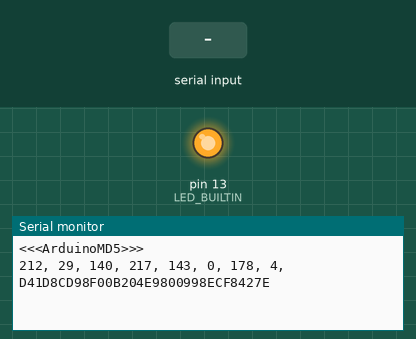
Recording of a sketch running on a simulated Arduino Uno, built with avr-gcc and run on an emulated ATmega328P. Shown: output pins drawn as LEDs (lit = HIGH), the last lines printed to the serial monitor. The inputs (shaded band) are chosen by the test bench.

Above: at 1.2 s.
1.3 s: "1\n" received over Serial
At 2.4 s:
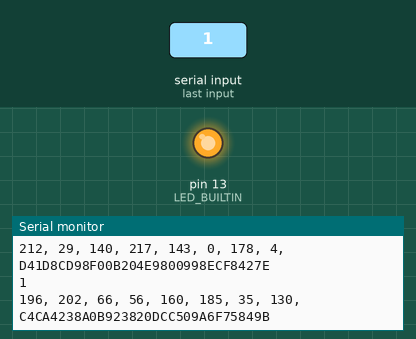
2.8 s: "0\n" received over Serial
At 3.6 s:
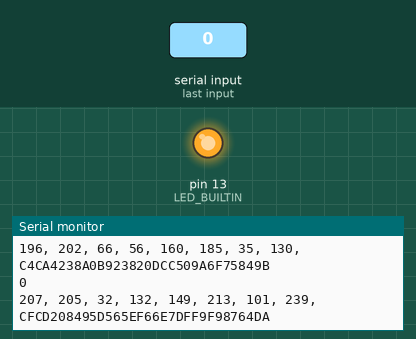
4.3 s: "2\n" received over Serial
At 4.7 s:
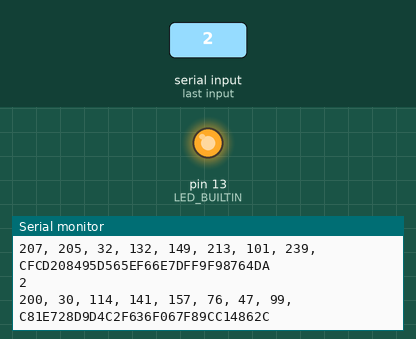
Timing chart, 0 to 7.3 s (numbered marks = the images above; inputs shaded):
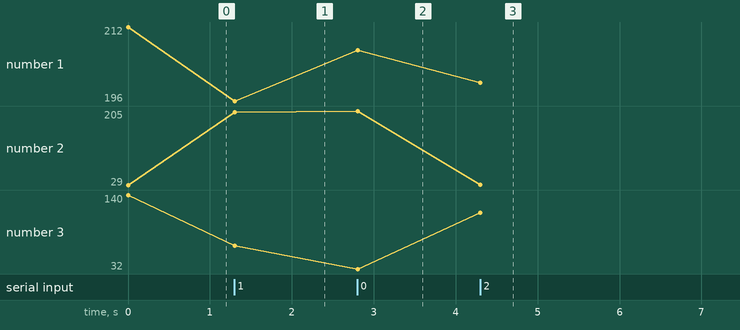

The sketch:

ArduinoMD5.ino
```cpp
//#include "global.h"
//#include "md5.h"

#define DEFAULT_MD5 "d41d8cd98f00b204e9800998ecf8427e" //for empty string
#define DEFAULT_MD5_HEX 0xD41D8CD98F00B204E9800998ECF8427E //might be limited

#define DEFAULT_MD5_HEX_A 0xD41D8CD9 //might be limited
#define DEFAULT_MD5_HEX_B 0x8F00B204 //might be limited
#define DEFAULT_MD5_HEX_C 0xE9800998 //might be limited
#define DEFAULT_MD5_HEX_D 0xECF8427E //might be limited

#define DEFAULT_MD5_HEX_00 0xD4
#define DEFAULT_MD5_HEX_01 0x1D
#define DEFAULT_MD5_HEX_02 0x8C
#define DEFAULT_MD5_HEX_03 0xD9
#define DEFAULT_MD5_HEX_04 0x8F
#define DEFAULT_MD5_HEX_05 0x00
#define DEFAULT_MD5_HEX_06 0xB2
#define DEFAULT_MD5_HEX_07 0x04
#define DEFAULT_MD5_HEX_08 0xE9
#define DEFAULT_MD5_HEX_09 0x80
#define DEFAULT_MD5_HEX_0A 0x09
#define DEFAULT_MD5_HEX_0B 0x98
#define DEFAULT_MD5_HEX_0C 0xEC
#define DEFAULT_MD5_HEX_0D 0xF8
#define DEFAULT_MD5_HEX_0E 0x42
#define DEFAULT_MD5_HEX_0F 0x7E

typedef int INT; //INT defines a four byte 32-bit signed integer
typedef unsigned int UINT; //UINT defines a four byte 32-bit unsigned integer
typedef unsigned char BYTE; //BYTE defines an unsigned 8-bit character

typedef unsigned char* POINTER; //POINTER defines a generic pointer type
typedef unsigned short int UINT2; //UINT2 defines a two byte word
typedef unsigned long int UINT4; //UINT4 defines a four byte word

typedef struct
{
    UINT4 state[4]; //state (ABCD)
    UINT4 count[2]; //number of bits, modulo 2^64 (lsb first)
    BYTE buffer[64]; //input buffer
}   MD5_CTX;

void MD5Init(MD5_CTX* context);
void MD5Process(MD5_CTX* context, POINTER input, UINT len);
void MD5Final(BYTE digest[16], MD5_CTX* context);

void MD5Transform(UINT4 state[4], BYTE block[64]);
void Encode(POINTER output, UINT4* input, UINT len);
void Decode(UINT4* output, POINTER input, UINT len);
void MD5_memcpy(POINTER output, POINTER input, UINT len);
void MD5_memset(POINTER output, INT value, UINT len);

#define S11 7
#define S12 12
#define S13 17
#define S14 22
#define S21 5
#define S22 9
#define S23 14
#define S24 20
#define S31 4
#define S32 11
#define S33 16
#define S34 23
#define S41 6
#define S42 10
#define S43 15
#define S44 21

BYTE PADDING[64] =
{
    0x80, 0, 0, 0, 0, 0, 0, 0, 0, 0, 0, 0, 0, 0, 0, 0, 0, 0, 0, 0, 0, 0,
    0, 0, 0, 0, 0, 0, 0, 0, 0, 0, 0, 0, 0, 0, 0, 0, 0, 0, 0, 0, 0, 0, 0,
    0, 0, 0, 0, 0, 0, 0, 0, 0, 0, 0, 0, 0, 0, 0, 0, 0, 0, 0
};

//F, G, H and I are MD5 functions
#define F(x, y, z) ((x & y) | ((~x) & z))
#define G(x, y, z) ((x & z) | (y & (~z)))
#define H(x, y, z) (x ^ y ^ z)
#define I(x, y, z) (y ^ (x | (~z)))

//ROTATE_LEFT rotates x left n bits
#define ROTATE_LEFT(x, n) ((x << n) | (x >> (32 - n)))

//FF, GG, HH, and II transformations for rounds 1, 2, 3 and 4
//Rotation is separate from addition to prevent recomputation
#define FF(a, b, c, d, x, s, ac) \
{ \
    a += F(b, c, d) + x + (UINT4)(ac); \
    a = ROTATE_LEFT(a, s); \
    a += (b); \
}
#define GG(a, b, c, d, x, s, ac) \
{ \
    a += G(b, c, d) + x + (UINT4)(ac); \
    a = ROTATE_LEFT(a, s); \
    a += (b); \
}
#define HH(a, b, c, d, x, s, ac) \
{ \
    a += H(b, c, d) + x + (UINT4)(ac); \
    a = ROTATE_LEFT(a, s); \
    a += (b); \
}
#define II(a, b, c, d, x, s, ac) \
{ \
    a += I(b, c, d) + x + (UINT4)(ac); \
    a = ROTATE_LEFT(a, s); \
    a += b; \
}

//Begins an MD5 operation, writing a new context
void MD5Init(MD5_CTX* context)
{
    context->count[0] = context->count[1] = 0;
    context->state[0] = 0x67452301;
    context->state[1] = 0xefcdab89;
    context->state[2] = 0x98badcfe;
    context->state[3] = 0x10325476;
}

//MD5 block update operation continues an MD5 message-digest operation
//processing another message block and updating the context
void MD5Process(MD5_CTX* context, POINTER input, UINT len)
{
    UINT i, index, part = 0;
    index = (UINT)((context->count[0] >> 3) & 0x3F); //mod 64
    if ((context->count[0] += ((UINT4)len << 3)) < ((UINT4)len << 3))
    {
        context->count[1]++;
    }
    context->count[1] += ((UINT4)len >> 29);
    part = 64 - index;
    if (len >= part)
    {
        MD5_memcpy((POINTER)&context->buffer[index], (POINTER)input, part);
        MD5Transform(context->state, context->buffer);
        for (i = part; i + 63 < len; i += 64)
        {
            MD5Transform(context->state, &input[i]);
        }
        index = 0;
    }
    else { i = 0; }
    MD5_memcpy((POINTER)&context->buffer[index], (POINTER)&input[i], len - i);
}

//Ends an MD5 message-digest operation by writing the message digest
void MD5Final(BYTE digest[16], MD5_CTX* context)
{
    BYTE bits[8] = "";
    UINT index, pad = 0;
    Encode(bits, context->count, 8);

    index = (UINT)((context->count[0] >> 3) & 0x3f);
    pad = (index < 56) ? (56 - index) : (120 - index);
    MD5Process(context, PADDING, pad);

    MD5Process(context, bits, 8);
    Encode(digest, context->state, 16);
    MD5_memset((POINTER)context, 0, sizeof(*context));
}

//Basic transformation of state based on block
void MD5Transform(UINT4 state[4], BYTE block[64])
{
    UINT4 a = state[0], b = state[1], c = state[2], d = state[3], x[16] = {};
    Decode(x, block, 64);

    //Round 1
    FF(a, b, c, d, x[ 0], S11, 0xd76aa478); //1
    FF(d, a, b, c, x[ 1], S12, 0xe8c7b756); //2
    FF(c, d, a, b, x[ 2], S13, 0x242070db); //3
    FF(b, c, d, a, x[ 3], S14, 0xc1bdceee); //4
    FF(a, b, c, d, x[ 4], S11, 0xf57c0faf); //5
    FF(d, a, b, c, x[ 5], S12, 0x4787c62a); //6
    FF(c, d, a, b, x[ 6], S13, 0xa8304613); //7
    FF(b, c, d, a, x[ 7], S14, 0xfd469501); //8
    FF(a, b, c, d, x[ 8], S11, 0x698098d8); //9
    FF(d, a, b, c, x[ 9], S12, 0x8b44f7af); //10
    FF(c, d, a, b, x[10], S13, 0xffff5bb1); //11
    FF(b, c, d, a, x[11], S14, 0x895cd7be); //12
    FF(a, b, c, d, x[12], S11, 0x6b901122); //13
    FF(d, a, b, c, x[13], S12, 0xfd987193); //14
    FF(c, d, a, b, x[14], S13, 0xa679438e); //15
    FF(b, c, d, a, x[15], S14, 0x49b40821); //16

    //Round 2
    GG(a, b, c, d, x[ 1], S21, 0xf61e2562); //17
    GG(d, a, b, c, x[ 6], S22, 0xc040b340); //18
    GG(c, d, a, b, x[11], S23, 0x265e5a51); //19
    GG(b, c, d, a, x[ 0], S24, 0xe9b6c7aa); //20
    GG(a, b, c, d, x[ 5], S21, 0xd62f105d); //21
    GG(d, a, b, c, x[10], S22, 0x02441453); //22
    GG(c, d, a, b, x[15], S23, 0xd8a1e681); //23
    GG(b, c, d, a, x[ 4], S24, 0xe7d3fbc8); //24
    GG(a, b, c, d, x[ 9], S21, 0x21e1cde6); //25
    GG(d, a, b, c, x[14], S22, 0xc33707d6); //26
    GG(c, d, a, b, x[ 3], S23, 0xf4d50d87); //27
    GG(b, c, d, a, x[ 8], S24, 0x455a14ed); //28
    GG(a, b, c, d, x[13], S21, 0xa9e3e905); //29
    GG(d, a, b, c, x[ 2], S22, 0xfcefa3f8); //30
    GG(c, d, a, b, x[ 7], S23, 0x676f02d9); //31
    GG(b, c, d, a, x[12], S24, 0x8d2a4c8a); //32

    //Round 3
    HH(a, b, c, d, x[ 5], S31, 0xfffa3942); //33
    HH(d, a, b, c, x[ 8], S32, 0x8771f681); //34
    HH(c, d, a, b, x[11], S33, 0x6d9d6122); //35
    HH(b, c, d, a, x[14], S34, 0xfde5380c); //36
    HH(a, b, c, d, x[ 1], S31, 0xa4beea44); //37
    HH(d, a, b, c, x[ 4], S32, 0x4bdecfa9); //38
    HH(c, d, a, b, x[ 7], S33, 0xf6bb4b60); //39
    HH(b, c, d, a, x[10], S34, 0xbebfbc70); //40
    HH(a, b, c, d, x[13], S31, 0x289b7ec6); //41
    HH(d, a, b, c, x[ 0], S32, 0xeaa127fa); //42
    HH(c, d, a, b, x[ 3], S33, 0xd4ef3085); //43
    HH(b, c, d, a, x[ 6], S34, 0x04881d05); //44
    HH(a, b, c, d, x[ 9], S31, 0xd9d4d039); //45
    HH(d, a, b, c, x[12], S32, 0xe6db99e5); //46
    HH(c, d, a, b, x[15], S33, 0x1fa27cf8); //47
    HH(b, c, d, a, x[ 2], S34, 0xc4ac5665); //48

    //Round 4
    II(a, b, c, d, x[ 0], S41, 0xf4292244); //49
    II(d, a, b, c, x[ 7], S42, 0x432aff97); //50
    II(c, d, a, b, x[14], S43, 0xab9423a7); //51
    II(b, c, d, a, x[ 5], S44, 0xfc93a039); //52
    II(a, b, c, d, x[12], S41, 0x655b59c3); //53
    II(d, a, b, c, x[ 3], S42, 0x8f0ccc92); //54
    II(c, d, a, b, x[10], S43, 0xffeff47d); //55
    II(b, c, d, a, x[ 1], S44, 0x85845dd1); //56
    II(a, b, c, d, x[ 8], S41, 0x6fa87e4f); //57
    II(d, a, b, c, x[15], S42, 0xfe2ce6e0); //58
    II(c, d, a, b, x[ 6], S43, 0xa3014314); //59
    II(b, c, d, a, x[13], S44, 0x4e0811a1); //60
    II(a, b, c, d, x[ 4], S41, 0xf7537e82); //61
    II(d, a, b, c, x[11], S42, 0xbd3af235); //62
    II(c, d, a, b, x[ 2], S43, 0x2ad7d2bb); //63
    II(b, c, d, a, x[ 9], S44, 0xeb86d391); //64

    state[0] += a;
    state[1] += b;
    state[2] += c;
    state[3] += d;

    MD5_memset((POINTER)x, 0, sizeof(x));
}

//Encodes input (UINT4) into output (BYTE) (assuming len is a multiple of 4)
void Encode(POINTER output, UINT4* input, UINT len)
{
    for (UINT i = 0, j = 0; j < len; ++i, j += 4)
    {
        output[j]   = (BYTE) (input[i]        & 0xff);
        output[j+1] = (BYTE)((input[i] >>  8) & 0xff);
        output[j+2] = (BYTE)((input[i] >> 16) & 0xff);
        output[j+3] = (BYTE)((input[i] >> 24) & 0xff);
    }
}

//Decodes input (BYTE) into output (UINT4) (assuming len is a multiple of 4)
void Decode(UINT4* output, POINTER input, UINT len)
{
    for (UINT i = 0, j = 0; j < len; ++i, j += 4)
    {
        output[i] =  ((UINT4)input[j])
                  | (((UINT4)input[j+1]) << 8)
                  | (((UINT4)input[j+2]) << 16)
                  | (((UINT4)input[j+3]) << 24);
    }
}

//Replace for loop with standard memcpy if possible
void MD5_memcpy(POINTER output, POINTER input, UINT len)
{
    for (UINT i = 0; i < len; ++i) { output[i] = input[i]; }
}

//Replace for loop with standard memset if possible
void MD5_memset(POINTER output, INT value, UINT len)
{
    for (UINT i = 0; i < len; ++i) { ((char*)output)[i] = (char)value; }
}

size_t n = 0;
size_t p = 0;
char c = '\0';
int ic = 0;
const size_t max_str = 255;
char buffer[max_str] = "";

void process(String message, size_t span)
{
    Serial.println(message.c_str());
    BYTE digest[16] = "";
    MD5_CTX context;
    MD5Init(&context);
    MD5Process(&context, message.c_str(), span);
    MD5Final(digest, &context);
    for (size_t i = 0; i < 8; ++i)
    {
        Serial.print(digest[i]);
        Serial.print(", ");
    }
    Serial.println();
    char tmp[max_str] = "";
    //sprintf(tmp, "%032X", DEFAULT_MD5_HEX); //digest);
    //sprintf(tmp, "%08X%08X%08X%08X", DEFAULT_MD5_HEX_A);
    //sprintf(tmp, "%08X%08X%08X%08X", DEFAULT_MD5_HEX_B);
    //sprintf(tmp, "%08X%08X%08X%08X", DEFAULT_MD5_HEX_C);
    //sprintf(tmp, "%08X%08X%08X%08X", DEFAULT_MD5_HEX_D);
    //sprintf(tmp, "%02X%02X%02X%02X%02X%02X%02X%02X%02X%02X%02X%02X%02X%02X%02X%02X",
    //    DEFAULT_MD5_HEX_00, DEFAULT_MD5_HEX_01, DEFAULT_MD5_HEX_02, DEFAULT_MD5_HEX_03,
    //    DEFAULT_MD5_HEX_04, DEFAULT_MD5_HEX_05, DEFAULT_MD5_HEX_06, DEFAULT_MD5_HEX_07,
    //    DEFAULT_MD5_HEX_08, DEFAULT_MD5_HEX_09, DEFAULT_MD5_HEX_0A, DEFAULT_MD5_HEX_0B,
    //    DEFAULT_MD5_HEX_0C, DEFAULT_MD5_HEX_0D, DEFAULT_MD5_HEX_0E, DEFAULT_MD5_HEX_0F);
    sprintf(tmp, "%02X%02X%02X%02X%02X%02X%02X%02X%02X%02X%02X%02X%02X%02X%02X%02X",
        digest[0x00], digest[0x01], digest[0x02], digest[0x03],
        digest[0x04], digest[0x05], digest[0x06], digest[0x07],
        digest[0x08], digest[0x09], digest[0x0A], digest[0x0B],
        digest[0x0C], digest[0x0D], digest[0x0E], digest[0x0F]);
    Serial.println(tmp);
}

void cleanup()
{
    for (size_t i = 0; i < max_str; ++i)
    {
        buffer[i] = '\0';
    }
}

void setup()
{
    pinMode(LED_BUILTIN, OUTPUT);
    digitalWrite(LED_BUILTIN, HIGH);
    Serial.begin(115200);
    Serial.println("<<<ArduinoMD5>>>");
    process("", 0);
    cleanup();
}

void loop()
{
    n = Serial.available();
    for (size_t i = 0; i < n; ++i)
    {
        c = Serial.read();
        ic = (int)c;
        if ((ic >= 32) && (ic < 128))
        {
            buffer[p] += c;
            if (p < max_str) { ++p; }
        }
        else if (c == '\n')
        {
            process(String(buffer), p);
            cleanup();
            p = 0;
        }
    }
}
```

Measured:
- after the input at 1.3 s, the serial monitor: prints a new line at once (image 1)
- after the input at 2.8 s, the serial monitor: prints a new line at once (image 2)
- after the input at 4.3 s, the serial monitor: prints a new line at once (image 3)
- plotted number 1: 212 → 196 after the input at 1.3 s, 196 → 207 after the input at 2.8 s, 207 → 200 after the input at 4.3 s
- plotted number 2: 29 → 202 after the input at 1.3 s, 202 → 205 after the input at 2.8 s, 205 → 30 after the input at 4.3 s
- plotted number 3: 140 → 66 after the input at 1.3 s, 66 → 32 after the input at 2.8 s, 32 → 114 after the input at 4.3 s
